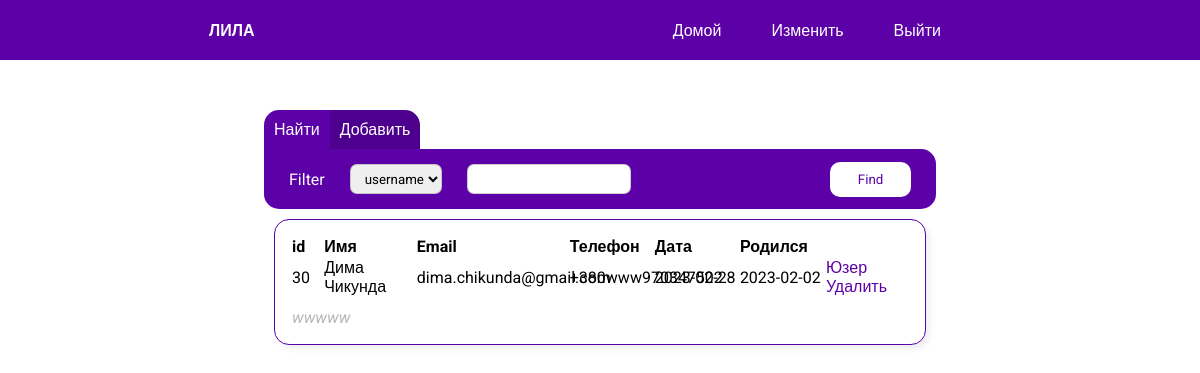
The app's page /index (signed in), older data.
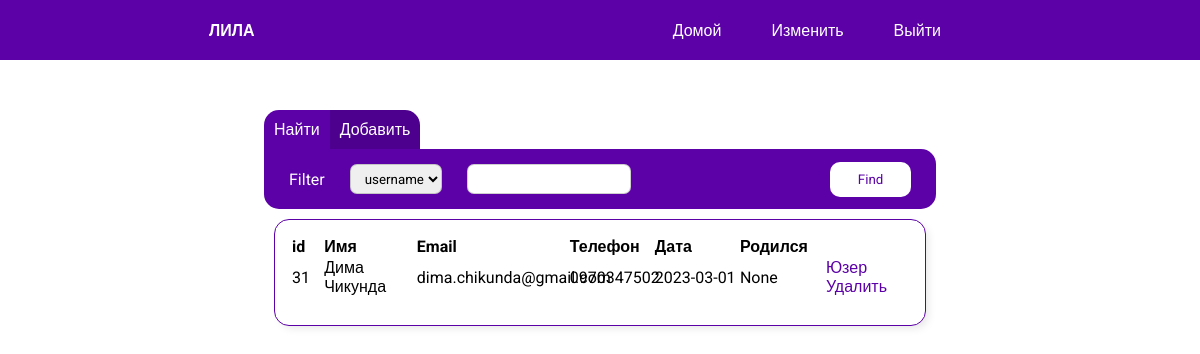
The same page, newer data.
### project/models.py (models this page shows, shortened)
class User(db.Model):
    id = db.Column(db.Integer, primary_key=True)
    name = db.Column(db.String(64))
    email = db.Column(db.String(64), unique=True)
    phone = db.Column(db.String(64), unique=True)
    date = db.Column(db.Date)
    birthday = db.Column(db.Date)
    additional_comment = db.Column(db.String(64))
    game = db.relationship('Game', backref='Game.user_id', cascade="all, delete")

### project/routes.py (the view, shortened to what this page needs)
@app.route('/', methods=['GET', 'POST'])
@app.route('/index', methods=['GET', 'POST'])
@login_required
def index():
    search_form = SearchForm()
    add_form = AddUserForm()
    users = User.query.all()
    return render_template('index.html', search_form=search_form, add_form=add_form, users=users)

### project/forms.py (shortened to what this page needs)
class SearchForm(FlaskForm):
    type = SelectField('Filter', choices=[(1, 'username'), (2, 'email')])
    input = SearchField()
    submit = SubmitField('Find')

class AddUserForm(FlaskForm):
    name = StringField('Имя', validators=[DataRequired()])
    email = EmailField('Email', validators=[Optional()])
    phone = StringField('Phone', validators=[Optional()])
    birthday = DateField('Birthday', validators=[Optional()])
    comment = StringField('Comment')
    submit = SubmitField('Save')

### project/models.py (called while the page is built)
@login.user_loader
def load_user(id):
    return Admin.query.get(int(id))

### project/templates/index.html (shortened to what this page needs)
<link rel="stylesheet" href="/static/css/_user.css">
<link rel="stylesheet" href="/static/css/index.css">
{% extends 'base.html' %}
{% block content %}
<div class="wrapper">
    <div class="users_block">
        <div class="switcher">
            <div class="search_window_button" id = 'pressed'>
                <p>Найти</p>
            </div>
            <div class="add_window_button" id ='unpressed'>
                <p>Добавить</p>
            </div>
        </div>
        <div class="search_block " id="">
            <form class="search" action="" method="POST">
                <ul class="search_menu">
                    {{search_form.type.label}}
                    {{search_form.type(class='field')}}
                    {{search_form.input(class= 'field')}}
                </ul>
                {{search_form.submit(class='button')}}
            </form>
            <div class="result">
                {% for user in users%}
                {% include  '_user.html'%}
                {% endfor %}
            </div>
        </div>
    </div>
</div>
{% endblock %}

### project/templates/base.html (shortened to what this page needs)
<!DOCTYPE html>
<html lang="ru">
<head>
    <link rel="stylesheet" href="{{ url_for('static', filename="css/base.css") }}">
</head>
<body>
    <main>
        <header>
            <div class = 'header_menu'>
                <a href="{{url_for('index')}}" class="logo">ЛИЛА</a>
                <ul class="menu_block">
                    <li><a href="{{url_for('index')}}" class="menu_item">Домой</a></li>
                    <li><a href="{{url_for('change_cell')}}" class="menu_item">Изменить</a></li>
                    <a href="{{url_for('logout')}}"  class="menu_item">Выйти</a>
                </ul>
            </div>
        </header>
        {% block content %}{% endblock %}
    </main>
</body>
</html>

### project/templates/_user.html
<div href="/" class="table_block">
    <table class="user_block">
        <tbody>
            <tr>
                <th class="id">id</th>
                <th class="name">Имя</th>
                <th class="email">Email</th>
                <th>Телефон</th>
                <th>Дата</th>
                <th>Родился</th>
                <th></th>
            </tr>
            <tr>
                <td class="id">{{user.id}}</td>
                <td>{{user.name}}</td>
                <td>{{user.email}}</td>
                <td>{{user.phone}}</td>
                <td>{{user.date}}</td>
                <td>{{user.birthday}}</td>
                <td class="buttons">
                    <a href="{{ url_for('user', id=user.id) }}" class="button">Юзер</a>
                    <a href="{{ url_for('delete', id=user.id) }}" class="button">Удалить</a>
                </td>
            </tr>
            <tr>
                <td colspan="5" class="comment">{{user.additional_comment}}</td>
            </tr>
        </tbody>
    </table>
</div>

### project/static/css/_user.css (style rules this page uses)
.table_block { display: block; margin: 10px; }
.user_block { width: 100%; text-align: left; padding: 15px; table-layout: fixed; border-radius: 15px; border: 1px solid rgb(92, 0, 167); -webkit-box-shadow: 4px 4px 9px -2px rgba(0,0,0,0.10); -moz-box-shadow: 4px 4px 9px -2px rgba(0,0,0,0.10); box-shadow: 4px 4px 9px -2px rgba(0,0,0,0.10); }
.id { width: 5%; }
.name { width: 15%; }
.email { width: 25%; }
.comment { padding-top: 10px; font-style: italic; color: rgba(128, 128, 128, 0.583); }

### project/static/css/index.css (style rules this page uses)
.users_block { width: 70%; height: 85vh; margin: 0px auto; margin-top: 50px; }
.switcher { display: flex; text-align: center; }
.switcher p { text-align: center; padding: 10px; cursor: pointer; }
#pressed { background-color: rgb(92, 0, 167); }
#unpressed { background-color: rgb(77, 0, 141); }
.search { display: flex; height: 60px; background-color: rgb(92, 0, 167); border-radius: 0px 15px 15px 15px; align-items: center; }
.search_menu { display: flex; align-items: center; width: 100%; padding-left: 25px; color: white; }
.result { width: 100%; height: 75vh; overflow: scroll; }
.field { height: 30px; margin-left: 25px; border: 1px solid rgba(128, 128, 128, 0.382); border-radius: 7px; padding-left: 10px; }
.search_window_button { border-radius: 15px 0px 0px 0px; color: white; }
.add_window_button { border-radius: 0px 15px 0px 0px; color: white; }
.button { height: 35px; width: 100px; margin-right: 25px; background-color: rgb(255, 255, 255); border: 1px solid rgba(128, 128, 128, 0); border-radius: 10px; color: rgb(92, 0, 167); }

### project/static/css/base.css (style rules this page uses)
* { padding: 0px; margin: 0px; font-family: 'Roboto', sans-serif; text-decoration: none; }
.wrapper { width: 80%; margin: 0px auto; }
.header_menu { width: 100%; height: 60px; display: flex; justify-content: space-around; align-items: center; background-color: rgb(92, 0, 167); }
.menu_block { display: flex; list-style: none; }
.menu_item { padding-right: 50px; color: white; }
.logo { font-weight: 600; color: white; }

Row changes from the older to the newer data that the page shows:
removed User: id "30", name "Дима Чикунда", email "dima.chikunda@gmail.com", phone "+380www970347502", date "2023-02-28", birthday "2023-02-02", additional_comment "wwwww"
added User: id "31", name "Дима Чикунда", email "dima.chikunda@gmail.com", phone "0970347502", date "2023-03-01", birthday "None"
